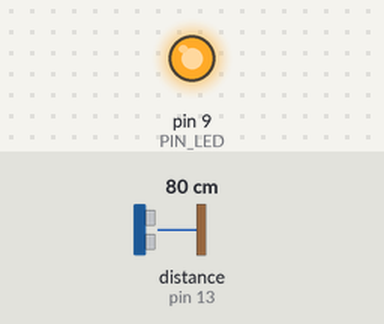
Bench run of a sketch on a simulated Arduino Uno, built with avr-gcc and run on an emulated ATmega328P. Shown: output pins drawn as LEDs (lit = HIGH). Wiring (inferred from the names in the program): ultrasonic range finder: trigger pin 12; echo pin 13. The test bench sets the inputs (shaded band); at power-on: distance to the obstacle (sensor on pin 13) 80 cm. The echo pulse lasts 58.3 µs per cm; pins used as bus, display or sensor lines are not drawn; what the sketch prints to the serial monitor is not drawn.

Above: at 1.2 s.
1.3 s: distance to the obstacle (sensor on pin 13) set to 35 cm
4.3 s: distance to the obstacle (sensor on pin 13) set to 2 cm
Timing chart, 0 to 7.3 s (numbered marks = the images above; inputs shaded):
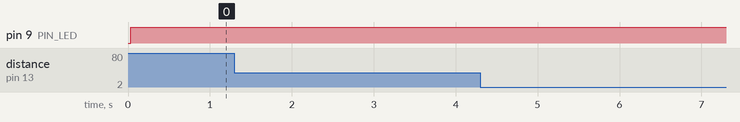

The sketch:

08_example_2.ino
```cpp
// Arduino pin assignment
#define PIN_LED  9
#define PIN_TRIG 12   // sonar sensor TRIGGER
#define PIN_ECHO 13   // sonar sensor ECHO

// configurable parameters
#define SND_VEL 346.0     // sound velocity at 24 celsius degree (unit: m/sec)
#define INTERVAL 25      // sampling interval (unit: msec)
#define PULSE_DURATION 10 // ultra-sound Pulse Duration (unit: usec)
#define _DIST_MIN 100.0   // minimum distance to be measured (unit: mm)
#define _DIST_MAX 300.0   // maximum distance to be measured (unit: mm)

#define TIMEOUT ((INTERVAL / 2) * 1000.0) // maximum echo waiting time (unit: usec)
#define SCALE (0.001 * 0.5 * SND_VEL) // coefficent to convert duration to distance

unsigned long last_sampling_time = 0;   // unit: msec, 변수 초기화

void setup() {
  // initialize GPIO pins
  pinMode(PIN_LED, OUTPUT);
  pinMode(PIN_TRIG, OUTPUT);  // sonar TRIGGER
  pinMode(PIN_ECHO, INPUT);   // sonar ECHO
  digitalWrite(PIN_TRIG, LOW);  // turn-off Sonar

  // initialize serial port
  Serial.begin(57600);

  // Initialize last_sampling_time
  last_sampling_time = millis(); // 처음 실행 시 현재 시간을 저장
}

void loop() {
  float distance;

  // wait until next sampling time.
  if (millis() - last_sampling_time < INTERVAL)
    return;

  distance = USS_measure(PIN_TRIG, PIN_ECHO); // read distance

  if (distance == 0.0 || distance > _DIST_MAX) {
      distance = _DIST_MAX + 10.0;  // Set Higher Value
      analogWrite(PIN_LED, 255);    // LED OFF
  } else if (distance < _DIST_MIN) {
      distance = _DIST_MIN - 10.0;  // Set Lower Value
      analogWrite(PIN_LED, 255);    // LED OFF
  } else {
      int led_brightness = calculateLEDBrightness(distance);  // Calculate brightness
      analogWrite(PIN_LED, led_brightness); // Adjust brightness
  }

  // output the distance to the serial port
  Serial.print("Min:");        Serial.print(_DIST_MIN);
  Serial.print(",distance:");  Serial.print(distance);
  Serial.print(",Max:");       Serial.print(_DIST_MAX);
  Serial.println("");

  // update last sampling time
  last_sampling_time = millis();
}

// get a distance reading from USS. return value is in millimeter.
float USS_measure(int TRIG, int ECHO)
{
  digitalWrite(TRIG, HIGH);
  delayMicroseconds(PULSE_DURATION);
  digitalWrite(TRIG, LOW);

  return pulseIn(ECHO, HIGH, TIMEOUT) * SCALE; // unit: mm
}

// Calculate LED brightness based on distance
int calculateLEDBrightness(float distance) {
  int brightness;

  if (distance <= 100.0) {
    // 100mm 이하에서 LED OFF
    brightness = 255; // LED OFF
  } else if (distance <= 150.0) {
    // 100mm에서 150mm까지 밝기 증가 (최대 밝기의 50%)
    brightness = map(distance, 100, 150, 255, 127);
  } else if (distance <= 200.0) {
    // 150mm에서 200mm까지 밝기 증가 (최대 밝기)
    brightness = map(distance, 150, 200, 127, 0); // 밝기 최댓값으로 증가
  } else if (distance <= 250.0) {
    // 200mm에서 250mm까지 밝기 감소 (50% 유지)
    brightness = 127; // 50% 밝기 유지
  } else if (distance <= 300.0) {
    // 250mm에서 300mm까지 밝기 감소 (LED OFF)
    brightness = map(distance, 250, 300, 127, 255); // 점점 감소
  } else {
    // 300mm 이상일 때 LED OFF
    brightness = 255; // LED OFF
  }

  return constrain(brightness, 0, 255); // 밝기 값 제한 (0: 최대 밝기, 255: 꺼짐)
}
```

Measured:
- after the input at 1.3 s, every drawn part: stays the same
- after the input at 4.3 s, every drawn part: stays the same
